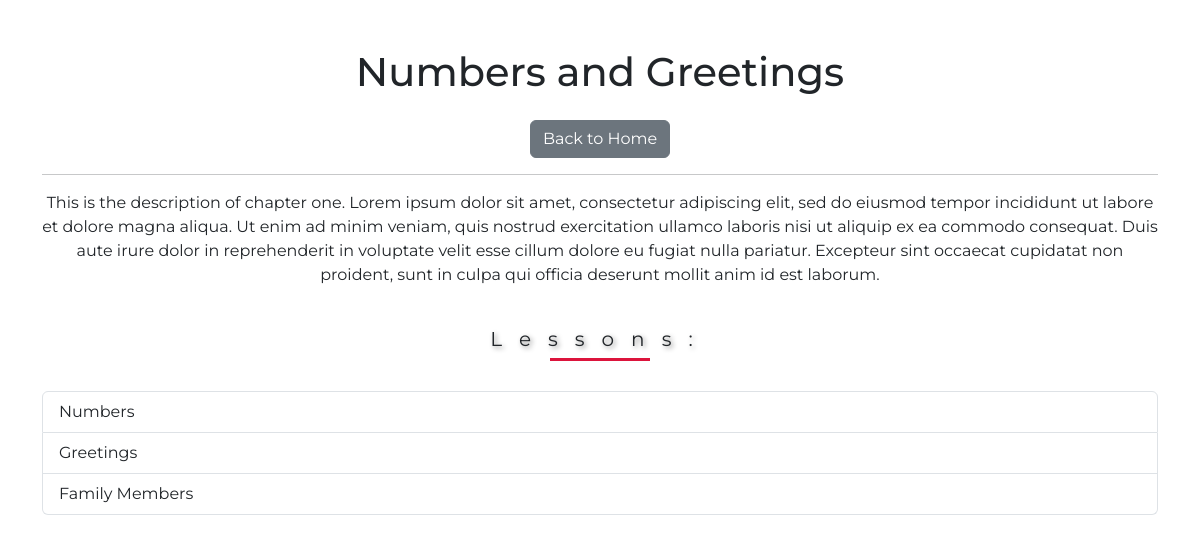
Screenshot of /chapters/1/ with the database file from the repository.
### apps/models.py (models this page shows, shortened)
class Chapter(models.Model):
    id = models.AutoField(primary_key=True)
    title = models.CharField(max_length=255)
    description = models.TextField(blank=True, null=True)

class Lesson(models.Model):
    id = models.AutoField(primary_key=True)
    chapter = models.ForeignKey(Chapter, on_delete=models.CASCADE, related_name='lessons')
    title = models.CharField(max_length=255)
    content = models.TextField()

### apps/views.py (the view)
# urls.py: path('chapters/<int:chapter_id>/', views.chapter_detail, name='chapter_detail'),
def chapter_detail(request, chapter_id):
    chapter = get_object_or_404(Chapter.objects.prefetch_related('lessons'), id=chapter_id)
    lessons = chapter.lessons.all()
    return render(request, 'apps/chapter_detail.html', {
        'chapter': chapter,
        'lessons': lessons
    })

### apps/templates/apps/chapter_detail.html (shortened to what this page needs)
{% extends "apps/base.html" %}
{% block content %}
<div class="container mt-5">
  <h1>{{ chapter.title }}</h1>
  <a href="{% url 'home' %}" class="btn btn-secondary mt-3">Back to Home</a><br><hr>
  <p>{{ chapter.description }}</p>
  <div style="text-align: left;">
    <h4>Lessons:</h4>
    <div class="list-group">
      {% for lesson in lessons %}
      <a href="{% url 'lesson_detail' lesson.id %}" class="list-group-item list-group-item-action">
        {{ lesson.title }}
      </a>
      {% empty %}
      <p>No lessons found for this chapter.</p>
      {% endfor %}
    </div>
  </div>
</div>
{% endblock %}

### static/css/styles.css (style rules this page uses)
body { margin: 0; padding: 0; font-family: 'Montserrat', sans-serif; }
h4 { text-align: center; letter-spacing: 17px; font-size: 60px; font-style: bold; text-shadow: 2px 2px 5px gray; }
h4 { width: 100%; font-weight: normal; font-size: 20px; position: relative; margin: 40px 0; }
h4::before { content: ''; position: absolute; width: 100px; height: 3px; background-color: crimson; bottom: -10px; left: 50%; transform: translateX(-50%); animation: animate 4s linear infinite; }
.container { text-align: center; color: dark; }

### rows the page displays
Chapter: title "Numbers and Greetings", description "This is the description of chapter one. Lorem ipsum dolor sit amet, consectetur adipiscing elit, sed do eiusmod tempor incididunt ut labore et dolore magna aliqua. Ut enim ad minim veniam, quis nostrud exercitation ullamco laboris nisi ut aliquip ex ea commodo consequat. Duis aute irure dolor in reprehenderit in voluptate velit esse cillum dolore eu fugiat nulla pariatur. Excepteur sint occaecat cupidatat non proident, sunt in culpa qui officia deserunt mollit anim id est laborum."
Lesson: title "Numbers"
Lesson: title "Greetings"
Lesson: title "Family Members"
